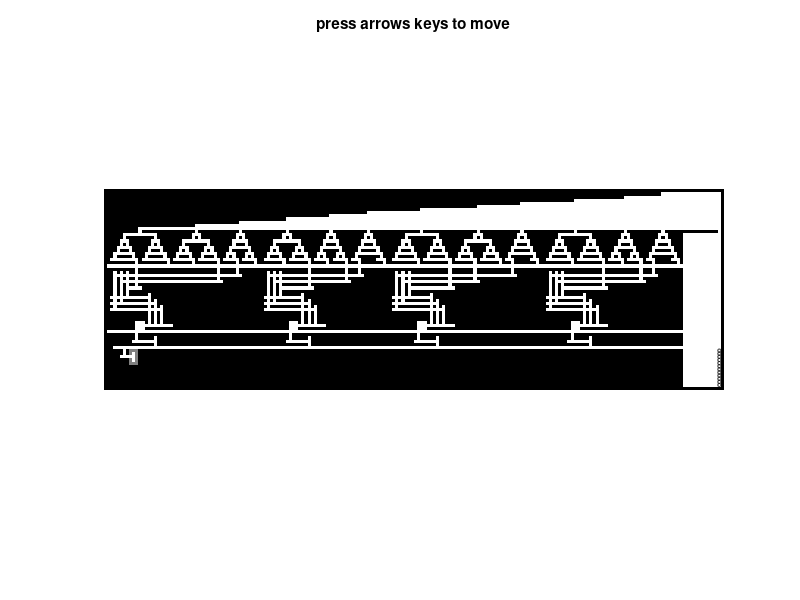

This figure's MATLAB source:
function gadgets3SAT
% demonstrates NP proof. My goal is to do everything with the input
% sequence {D,L,D,R}
%
% TODO: i could remove many unnecessary lines...
global G MAKE_MOVIE RobotPts
%close all; clc;
clear all
clc
format compact
MAKE_MOVIE = false;
G.fig = figure(1);
G.numCommands = 0;
G.totalMoves = 0;
if MAKE_MOVIE
    set(G.fig ,'Name','Massive Control','color',[1,1,1]); %#ok<UNRCH>
else
    set(G.fig ,'KeyPressFcn',@keyhandler,'Name','Massive Control');
end

% 1. Multiple copies of the 4 variables A, B, C, D, are initialized to arbitrary T/F values
% 2. 4 three-input or gates of these variables create 4 clauses,
% i.e. %(A|~B|C),  (B|~C|D),  (~A|B|D),  (~A|~C|D|)
% 3. A gadget that checks if at least 4 clauses are true
% 4. a recycling system that can return the pixels to the beginning to start

%create obstacle map and draw it
% (A|~B|C),  (B|~C|D),  (~A|B|D),  (~A|~C|D|)
[b1,RobotPts] =VariableSetOR(1,2,3,     0,1,0);
[b2,RobotPts] =VariableSetOR(2,3,4,     1,1,0);
[b3,RobotPts] =VariableSetOR(1,2,4,     1,0,0);
[b4,RobotPts] =VariableSetOR(1,3,4,     1,1,0);
% [b1,RobotPts] = SAFEVariableBlk();
% [b2,RobotPts] = ONEWAY_SAFEddCNTgate(10,36,42,   14,16,18,   size(b1,2));
% [b3,RobotPts] = orAND3SAT(size(b1,2));
 varOrs = [b1,b2,b3,b4];
 
 
 and3SatBlk = AND3SAT(size(varOrs,2));
 
 inx = find(0==varOrs(end,:));
spreadVars = ones(numel(inx)+1, size(varOrs,2));
for i = 1:numel(inx)
    spreadVars(i,inx(i):end) = 0;
end
 
 % add ones at end to provide room in recycling to avoid back-flow
 blk = [ones(3*4-5, size(varOrs,2)); 
     and3SatBlk;
     varOrs;
     spreadVars;
     ];

 blk = [blk, zeros(size(blk,1),12),ones(size(blk,1),1)];    %add recycling
 blk(end,:) = 1; %cap the top
  %restrict flow so only a vertical column can pass through
  blk(end - 13,end-12:end-2) = 1; 
 %add bottom row
 G.obstacle_pos = [ ones(1,size(blk,2));blk];
 %add left side
 G.obstacle_pos = [ ones(size(G.obstacle_pos,1),1), G.obstacle_pos];
 RobotPts = [ repmat(size(G.obstacle_pos,2)-1,1,12); 1+(1:12);[1:12];[1:12]]';
 
 
G.EMPTY = 0;
G.OBST = 1;

G.maxX = size(G.obstacle_pos,2);
G.maxY = size(G.obstacle_pos,1);

%create vector of robots and draw them.  A robot vector consists of an xy
%position, an index number, and a color.

numRobots = size(RobotPts,1);

clf

G.colormap = [  1,1,1; %Empty = white
    0,0,0; %obstacle
    0.5,0.5,0.5; 
    ];

colormap(G.colormap(1:numel(unique(G.obstacle_pos)),:));
G.axis=imagesc(G.obstacle_pos);
set(gca,'box','off','xTick',[],'ytick',[],'ydir','normal','Visible','off');
%set(G.axis,'edgealpha',.08)
axis equal
axis tight
hold on
G.title = title('press arrows keys to move');


%end
G.hRobotsPast10 = zeros(1, numRobots);
G.hRobotsPast9 = zeros(1, numRobots);
G.hRobotsPast8 = zeros(1, numRobots);
G.hRobotsPast7 = zeros(1, numRobots);
G.hRobotsPast6 = zeros(1, numRobots);
G.hRobotsPast5 = zeros(1, numRobots);
G.hRobotsPast4 = zeros(1, numRobots);
G.hRobotsPast3 = zeros(1, numRobots);
G.hRobotsPast2 = zeros(1, numRobots);
G.hRobotsPast = zeros(1, numRobots);
G.hRobots = zeros(1, numRobots);
colors = hsv(numel(unique(RobotPts(:,4)))+1);

for hi = 1: numRobots
    G.hRobotsPast10(hi) =  createRobotPath( RobotPts(hi,:), 0.3);
    G.hRobotsPast9(hi) =  createRobotPath( RobotPts(hi,:), 0.3);
    G.hRobotsPast8(hi) =  createRobotPath( RobotPts(hi,:), 0.35);
    G.hRobotsPast7(hi) =  createRobotPath( RobotPts(hi,:), 0.4);
    G.hRobotsPast6(hi) =  createRobotPath( RobotPts(hi,:), 0.45);
    G.hRobotsPast5(hi) =  createRobotPath( RobotPts(hi,:), 0.5);
    G.hRobotsPast4(hi) =  createRobotPath( RobotPts(hi,:), 0.55);
    G.hRobotsPast3(hi) =  createRobotPath( RobotPts(hi,:), 0.6);
    G.hRobotsPast2(hi) =  createRobotPath( RobotPts(hi,:), 0.7);
    G.hRobotsPast(hi) =  createRobotPath( RobotPts(hi,:), 0.8);
    G.hRobots(hi) =  rectangle('Position',[RobotPts(hi,1)-1/2,RobotPts(hi,2)-1/2,1,1],'Curvature',[1,1],'FaceColor',colors(RobotPts(hi,4),:));
end
    function handleRobotPath = createRobotPath( robotInfo, fractionColor)
        % creates a robot path variable
        handleRobotPath =  rectangle('Position',[robotInfo(1)-1/2,robotInfo(2)-1/2,1,1],'Curvature',[1,1],'FaceColor',[1,1,1]-([1,1,1]-colors(robotInfo(4),:))*fractionColor,'LineStyle','none');
    end

    function keyhandler(src,evnt) %#ok<INUSL>
        if strcmp(evnt.Key,'s')
            imwrite(flipud(get(G.axis,'CData')+1), G.colormap, '../../pictures/png/MatrixPermutePic.png');
        else
            moveto(evnt.Key)
        end
    end

function [blk] = AND3SAT(wid) 
    myAND=[ 1 1 0 0 0 0 0 0 0 0 0 0 0 0 0 0;
            1 1 1 1 1 0 1 2 2 2 1 1 1 1 1 1;
            1 1 1 1 1 0 1 2 0 2 1 1 1 1 1 1;
            1 1 1 1 0 0 0 0 0 2 1 1 1 1 1 1;
            1 1 1 1 1 1 1 2 0 2 1 1 1 1 1 1;
            1 1 1 1 1 1 1 2 2 2 1 1 1 1 1 1;];
        % add AND gate
        blk = flipud([myAND, repmat(myAND(:,3),1,wid-size(myAND,2))]);
end

   function [blk,RobotPts] = orAND3SAT(wid) 
        % this is a NON-reversible OR gate for three inputs
        RobotPts = [
            14,17,1,1;
            16,17,2,2;
            18,17,3,3;
            ];
        %               7              15
        %              x1  x2  x3
       blk=[1 1 1 1 1 1 0 1 0 1 0 1 1 1 1;
            1 1 1 1 1 1 0 1 0 1 0 1 1 1 1;
            1 1 0 0 0 1 0 1 0 1 0 1 1 1 1;
            1 1 0 0 0 0 0 0 0 0 0 0 0 0 1;
            1 1 0 0 0 1 1 1 1 1 1 1 1 1 1;
            0 0 0 0 0 0 0 0 0 0 0 0 0 0 0;
            1 1 0 1 1 1 1 1 1 1 1 1 1 1 1;
            1 1 0 1 1 1 1 1 0 1 1 1 1 1 1;
            1 0 0 0 0 0 0 0 0 1 1 1 1 1 1;
            1 1 1 1 1 1 1 1 0 1 1 1 1 1 1,];
         buffer=[1 1,;
            1 1 ;
            1 1;
            1 1;
            1 1;
            1 0;
            1 1;
            1 1;
            1 1;
            1 1];
        
        myAND=[
            1 0 0 0 0 0 0 0 0 0 0 0 0 0 0 0;
            1 1 1 1 1 0 1 2 2 2 1 1 1 1 1 1;
            1 1 1 1 1 0 1 2 0 2 1 1 1 1 1 1;
            1 1 1 1 0 0 0 0 0 2 1 1 1 1 1 1;
            1 1 1 1 1 1 1 2 0 2 1 1 1 1 1 1;
            1 1 1 1 1 1 1 2 2 2 1 1 1 1 1 1;];
        
        %construct OR gates
        blk = [buffer(:,1), repmat(buffer(:,2),1,6), blk,blk,blk,blk];
        %blk = [blk; myAND, ones(size(myAND,1),size(blk,2)-size(myAND,2))];
        % add AND gate
        blk = [blk; myAND, repmat(myAND(:,2),1,size(blk,2)-size(myAND,2))];
        
        
        
        %add recycling
        blk = [blk, [zeros(size(blk,1),6),ones(size(blk,1),1)]];
        %add bottom row
        blk = [blk; ones(1,size(blk,2))];
        backg = ones(size(blk,1),wid);
        backg(1:size(blk,1),1:size(blk,2)) = blk;
        blk = flipud(backg);
   end

function [blk,RobotPts] = ONEWAY_SAFEddCNTgate(i1,i2,i3,o1,o2,o3,wid) %#ok<DEFNU>
        % this is a NON-reversible CONNECTOR (PIPLINE)
        % dual-rail logic SAFE because both paths require same # of moves
        RobotPts = [
            i1,15,1,1;
            i2,15,2,2;
            i3,15,3,3;
            ];
        ins = sort([i1,i2,i3]);
        outs = sort([o1,o2,o3]);
        blk = ones(15,max([[ins,outs]+2,wid]));
        %down 
        blk(1:7,i1) = 0;
        blk(1:5,i2) = 0;
        blk(1:3,i3) = 0;
        %left
        blk(7,7:i1+1) = 0;
        blk(5,5:i2+1) = 0;
        blk(3,3:i3+1) = 0;
        %down        
        blk(2:14,3) = 0;
        blk(2:12,5) = 0;
        blk(2:10,7) = 0;
        %right
        blk(10,2:o1) = 0;
        blk(12,2:o2) = 0;
        blk(14,2:o3) = 0;
        %down
        blk(9:15,o1) = 0;
        blk(11:15,o2) = 0;
        blk(13:15,o3) = 0;
        %                   a   b   c
%        blk=[1 1 1 1 1 1 1 1 0 1 0 1 0 1 1;
%             1 1 0 1 0 1 0 1 0 1 0 1 0 1 1;
%             1 1 0 0 0 0 0 0 0 0 0 0 0 0 1;
%             1 1 0 1 0 1 0 1 0 1 0 1 1 1 1;
%             1 1 0 1 0 0 0 0 0 0 0 0 1 1 1;
%             1 1 0 1 0 1 0 1 0 1 1 1 1 1 1;
%             1 1 0 1 0 1 0 0 0 0 1 1 1 1 1;
%             1 1 0 1 0 1 0 1 1 1 1 1 1 1 1;
%             1 1 0 1 0 1 0 1 0 1 1 1 1 1 1;
%             1 0 0 0 0 0 0 0 0 1 1 1 1 1 1;
%             1 1 0 1 0 1 1 1 0 1 0 1 1 1 1;
%             1 0 0 0 0 0 0 0 0 0 0 1 1 1 1;
%             1 1 0 1 1 1 1 1 0 1 0 1 0 1 1;
%             1 0 0 0 0 0 0 0 0 0 0 0 0 1 1;
%             1 1 1 1 1 1 1 1 0 1 0 1 0 1 1];
        blk = flipud(blk);
    end

function [blk,RobotPts] = VariableSetOR(v1,v2,v3,p1,p2,p3)
    % v values set the selection stage, o values set t/f as the output sent
    % to OR
     % lets the user set a variable t/f on the ith step, and ignores
         % all other r/l switching on steps j ~= i.
         % this is SAFE because  applying a u/d after the deciding r/l
         % switch latches the input.
        RobotPts = [
            10,15,1,1; % x
            6,18,2,2; % x'
            8,18,3,3;  %y
            10,18,4,4;  %y'
            ];
        %
        blk = cell(4,1);
      blk{1}=[1 1 1 1 1 1 1 1 1 1 0 1 1 1 1 1 1 1 1 1;
            1 1 1 1 1 0 0 0 0 0 0 0 0 0 0 0 1 1 1 1;
            1 1 1 1 1 0 1 1 1 1 1 1 1 1 1 0 1 1 1 1;
            1 1 1 1 0 0 0 1 1 1 1 1 1 1 0 0 0 1 1 1;
            1 1 1 1 0 1 0 1 1 1 1 1 1 1 0 1 0 1 1 1;
            1 1 1 0 0 0 0 0 1 1 1 1 1 0 0 0 0 0 1 1;
            1 1 1 0 1 1 1 0 1 1 1 1 1 0 1 1 1 0 1 1;
            1 1 0 0 0 0 0 0 0 1 1 1 0 0 0 0 0 0 0 1;
            1 1 0 1 1 1 1 1 0 1 1 1 0 1 1 1 1 1 0 1;
            1 0 0 0 0 0 0 0 0 0 1 0 0 0 0 0 0 0 0 0;
            1 1 1 1 1 1 1 1 1 0 1 1 1 1 1 1 1 1 1 0;
           ];%               10,                 20
      blk{2}=[1 1 1 1 1 1 1 1 0 1 1 1 1 1 1 1;
            1 1 1 1 1 1 1 0 0 0 1 1 1 1 1 1;
            1 1 1 1 1 1 1 0 1 0 1 1 1 1 1 1;
            1 1 1 1 0 0 0 0 0 0 0 0 0 1 1 1;
            1 1 1 1 0 1 1 1 1 1 1 1 0 1 1 1;
            1 1 1 0 0 0 1 1 1 1 1 0 0 0 1 1;
            1 1 1 0 1 0 1 1 1 1 1 0 1 0 1 1;
            1 1 0 0 0 0 0 1 1 1 0 0 0 0 0 1;
            1 1 0 1 1 1 0 1 1 1 0 1 1 1 0 1;
            1 0 0 0 0 0 0 0 1 0 0 0 0 0 0 0;
            1 1 1 1 1 1 1 0 1 1 1 1 1 1 1 0;
           ]; %           8              16
      blk{3}=[1 1 1 1 1 1 0 1 1 1 1 1;
            1 1 1 1 1 0 0 0 1 1 1 1;
            1 1 1 1 1 0 1 0 1 1 1 1;
            1 1 1 1 0 0 0 0 0 1 1 1;
            1 1 1 1 0 1 1 1 0 1 1 1;
            1 1 1 0 0 0 0 0 0 0 1 1;
            1 1 1 0 1 1 1 1 1 0 1 1;
            1 1 0 0 0 1 1 1 0 0 0 1;
            1 1 0 1 0 1 1 1 0 1 0 1;
            1 0 0 0 0 0 1 0 0 0 0 0;
            1 1 1 1 1 0 1 1 1 1 1 0;
           ];%        6          12
      blk{4}=[1, 1 1 1 1 1 0 1 1 1 1 1;
            1 1 1 1 1 0 0 0 1 1 1 1;
            1 1 1 1 1 0 1 0 1 1 1 1;
            1 1 1 1 0 0 0 0 0 1 1 1;
            1 1 1 1 0 1 1 1 0 1 1 1;
            1 1 1 0 0 0 0 0 0 0 1 1;
            1 1 1 0 1 1 1 1 1 0 1 1;
            1 1 0 0 0 0 0 0 0 0 0 1;
            1 1 0 1 1 1 1 1 1 1 0 1;
            1 0 0 0 1 1 1 1 1 0 0 0;
            1 1 1 0 1 1 1 1 1 1 1 0;
           ];%    4              12
       % A 10,20,  B8,16,    C6,12,D 4, 12
       port = [10,20;8,16;6,12;4,12];
       %(A|~B|C),  (B|~C|D),  (~A|B|D),  (~A|~C|D|)
       %10,36,42    8,
       VarSet = flipud([blk{v1},blk{v2},blk{v3}]);
       if p3
         VarSet = [VarSet, ones(size(VarSet(1),2))];
       end
       
         in1 = port(v1,p1+1);
         in2 = port(v1,2)+port(v2,p2+1);
         in3 = port(v1,2)+port(v2,2)+port(v3,p3+1);
       Piping =  ONEWAY_SAFEddCNTgate(in1,in2,in3,   14,16,18,   size(VarSet,2));

       
        %               7              15
        %              x1  x2  x3
       blk=[1 1 1 1 1 1 0 1 0 1 0 1 1 1 1;
            1 1 1 1 1 1 0 1 0 1 0 1 1 1 1;
            1 1 0 0 0 1 0 1 0 1 0 1 1 1 1;
            1 1 0 0 0 0 0 0 0 0 0 0 0 0 1;
            1 1 0 0 0 1 1 1 1 1 1 1 1 1 1;
            0 0 0 0 0 0 0 0 0 0 0 0 0 0 0;
            1 1 0 1 1 1 1 1 1 1 1 1 1 1 1;
            1 1 0 1 1 1 1 1 0 1 1 1 1 1 1;
            1 0 0 0 0 0 0 0 0 1 1 1 1 1 1;
            1 1 1 1 1 1 1 1 0 1 1 1 1 1 1,];
         buffer=[1 1,;
            1 1 ;
            1 1;
            1 1;
            1 1;
            1 0;
            1 1;
            1 1;
            1 1;
            1 1];
        
       %construct OR gates
       Or3in = [ repmat(buffer(:,2),1,7),blk];       
       Or3in = flipud([Or3in, repmat(buffer(:,2),1,1+size(Piping,2)-size(Or3in,2))]);
       blk =[Or3in;
             Piping,ones(size(Piping,1),1);
             zeros(1,size(VarSet,2)+1);
             VarSet,ones(size(VarSet,1),1)];% [Or3in;Piping;VarSet];
        
    end
    
 function [blk,RobotPts] = SAFEVariableBlk() %#ok<DEFNU>
         % lets the user set a variable t/f on the ith step, and ignores
         % all other r/l switching on steps j ~= i.
         % this is SAFE because  applying a u/d after the deciding r/l
         % switch latches the input.
        RobotPts = [
            10,15,1,1; % x
            6,18,2,2; % x'
            8,18,3,3;  %y
            10,18,4,4;  %y'
            ];
        %
      blk1=[1 1 1 1 1 1 1 1 1 1 0 1 1 1 1 1 1 1 1 1;
            1 1 1 1 1 0 0 0 0 0 0 0 0 0 0 0 1 1 1 1;
            1 1 1 1 1 0 1 1 1 1 1 1 1 1 1 0 1 1 1 1;
            1 1 1 1 0 0 0 1 1 1 1 1 1 1 0 0 0 1 1 1;
            1 1 1 1 0 1 0 1 1 1 1 1 1 1 0 1 0 1 1 1;
            1 1 1 0 0 0 0 0 1 1 1 1 1 0 0 0 0 0 1 1;
            1 1 1 0 1 1 1 0 1 1 1 1 1 0 1 1 1 0 1 1;
            1 1 0 0 0 0 0 0 0 1 1 1 0 0 0 0 0 0 0 1;
            1 1 0 1 1 1 1 1 0 1 1 1 0 1 1 1 1 1 0 1;
            1 0 0 0 0 0 0 0 0 0 1 0 0 0 0 0 0 0 0 0;
            1 1 1 1 1 1 1 1 1 0 1 1 1 1 1 1 1 1 1 0;
           ];%               10,                 20
      blk2=[1 1 1 1 1 1 1 1 0 1 1 1 1 1 1 1;
            1 1 1 1 1 1 1 0 0 0 1 1 1 1 1 1;
            1 1 1 1 1 1 1 0 1 0 1 1 1 1 1 1;
            1 1 1 1 0 0 0 0 0 0 0 0 0 1 1 1;
            1 1 1 1 0 1 1 1 1 1 1 1 0 1 1 1;
            1 1 1 0 0 0 1 1 1 1 1 0 0 0 1 1;
            1 1 1 0 1 0 1 1 1 1 1 0 1 0 1 1;
            1 1 0 0 0 0 0 1 1 1 0 0 0 0 0 1;
            1 1 0 1 1 1 0 1 1 1 0 1 1 1 0 1;
            1 0 0 0 0 0 0 0 1 0 0 0 0 0 0 0;
            1 1 1 1 1 1 1 0 1 1 1 1 1 1 1 0;
           ]; %           8              16
      blk3=[1 1 1 1 1 1 0 1 1 1 1 1;
            1 1 1 1 1 0 0 0 1 1 1 1;
            1 1 1 1 1 0 1 0 1 1 1 1;
            1 1 1 1 0 0 0 0 0 1 1 1;
            1 1 1 1 0 1 1 1 0 1 1 1;
            1 1 1 0 0 0 0 0 0 0 1 1;
            1 1 1 0 1 1 1 1 1 0 1 1;
            1 1 0 0 0 1 1 1 0 0 0 1;
            1 1 0 1 0 1 1 1 0 1 0 1;
            1 0 0 0 0 0 1 0 0 0 0 0;
            1 1 1 1 1 0 1 1 1 1 1 0;
           ];%        6          12
      blk4=[1, 1 1 1 1 1 0 1 1 1 1 1;
            1 1 1 1 1 0 0 0 1 1 1 1;
            1 1 1 1 1 0 1 0 1 1 1 1;
            1 1 1 1 0 0 0 0 0 1 1 1;
            1 1 1 1 0 1 1 1 0 1 1 1;
            1 1 1 0 0 0 0 0 0 0 1 1;
            1 1 1 0 1 1 1 1 1 0 1 1;
            1 1 0 0 0 0 0 0 0 0 0 1;
            1 1 0 1 1 1 1 1 1 1 0 1;
            1 0 0 0 1 1 1 1 1 0 0 0;
            1 1 1 0 1 1 1 1 1 1 1 0;
           ];%    4              12
       % A 10,20,  B8,16,    C6,12,D 4, 12
       %(A|~B|C),  (B|~C|D),  (~A|B|D),  (~A|~C|D|)
       %10,36,42    8,
         blk = flipud([blk1,blk2,blk3,  blk2, blk3, blk4,   blk1,blk2,blk4,]);%   blk1, blk3,blk4]);
    end

    

    function updatePastPath( hOldPath, hOlderPath)
        for ni = 1:size(RobotPts,1)
            set(hOlderPath(ni),'Position', get(hOldPath(ni),'Position'), ...
                'Curvature', get(hOldPath(ni),'Curvature'));
            uistack(hOlderPath(RobotPts(ni,3)),'top');
        end
    end

    function moveto(key)
        updatePastPath(G.hRobotsPast9,G.hRobotsPast10);
        updatePastPath(G.hRobotsPast8,G.hRobotsPast9);
        updatePastPath(G.hRobotsPast7,G.hRobotsPast8);
        updatePastPath(G.hRobotsPast6,G.hRobotsPast7);
        updatePastPath(G.hRobotsPast5,G.hRobotsPast6);
        updatePastPath(G.hRobotsPast4,G.hRobotsPast5);
        updatePastPath(G.hRobotsPast3,G.hRobotsPast4);
        updatePastPath(G.hRobotsPast2,G.hRobotsPast3);
        updatePastPath(G.hRobotsPast,G.hRobotsPast2);
        
        % Maps keypresses to moving pixels
        step = [0,0];
        if strcmp(key,'leftarrow') || strcmp(key,'-x') %-x
            RobotPts = sortrows(RobotPts,1);
            step = -[1,0];
        elseif strcmp(key,'rightarrow')|| strcmp(key,'+x') %+x
            RobotPts = sortrows(RobotPts,-1);
            step = [1,0];
        elseif strcmp(key,'uparrow')|| strcmp(key,'+y') %+y
            RobotPts = sortrows(RobotPts,-2);
            step = [0,1];
        elseif strcmp(key,'downarrow')|| strcmp(key,'-y') %-y
            RobotPts = sortrows(RobotPts,2);
            step = -[0,1];
        end
        % implement the move on every robot
        for ni = 1:size(RobotPts,1)
            stVal = RobotPts(ni,1:2);
            desVal = RobotPts(ni,1:2)+step;
            
            % move there if no robot in the way and space is free
            while  ~ismember(desVal,RobotPts(:,1:2),'rows')  ...
                    && desVal(1) >0 && desVal(1) <= G.maxX && desVal(2) >0 && desVal(2) <= G.maxY ...
                    && G.obstacle_pos( desVal(2),desVal(1) )==0
                
                RobotPts(ni,1:2) = desVal;
                desVal = RobotPts(ni,1:2)+step;
            end
            if ~isequal( stVal, RobotPts(ni,1:2) )
                x = min(stVal(1), RobotPts(ni,1));
                y = min(stVal(2), RobotPts(ni,2));
                xd = abs(stVal(1)- RobotPts(ni,1));
                yd = abs(stVal(2)- RobotPts(ni,2));
                set(G.hRobotsPast(RobotPts(ni,3)),'Position',[x-1/2,y-1/2,xd+1,yd+1],'Curvature',[1/(1+xd),1/(1+yd)]);
                rectangle('Position',[x-1/2,y-1/2,xd+1,yd+1],'Curvature',[1/(1+xd),1/(1+yd)],'FaceColor',[1,1,1]-([1,1,1]-colors(RobotPts(ni,4),:))*0.3,'LineStyle','none');
                uistack(G.hRobotsPast(RobotPts(ni,3)),'top');
                set(G.hRobots(RobotPts(ni,3)),'Position',[RobotPts(ni,1)-1/2,RobotPts(ni,2)-1/2,1,1]);
            else
                set(G.hRobotsPast(RobotPts(ni,3)),'Position',[RobotPts(ni,1)-1/2,RobotPts(ni,2)-1/2,1,1],'Curvature',[1,1]);
            end
            
        end
        for ni = 1:size(RobotPts,1)
            uistack(G.hRobots(RobotPts(ni,3)),'top');
        end
        
    end



end